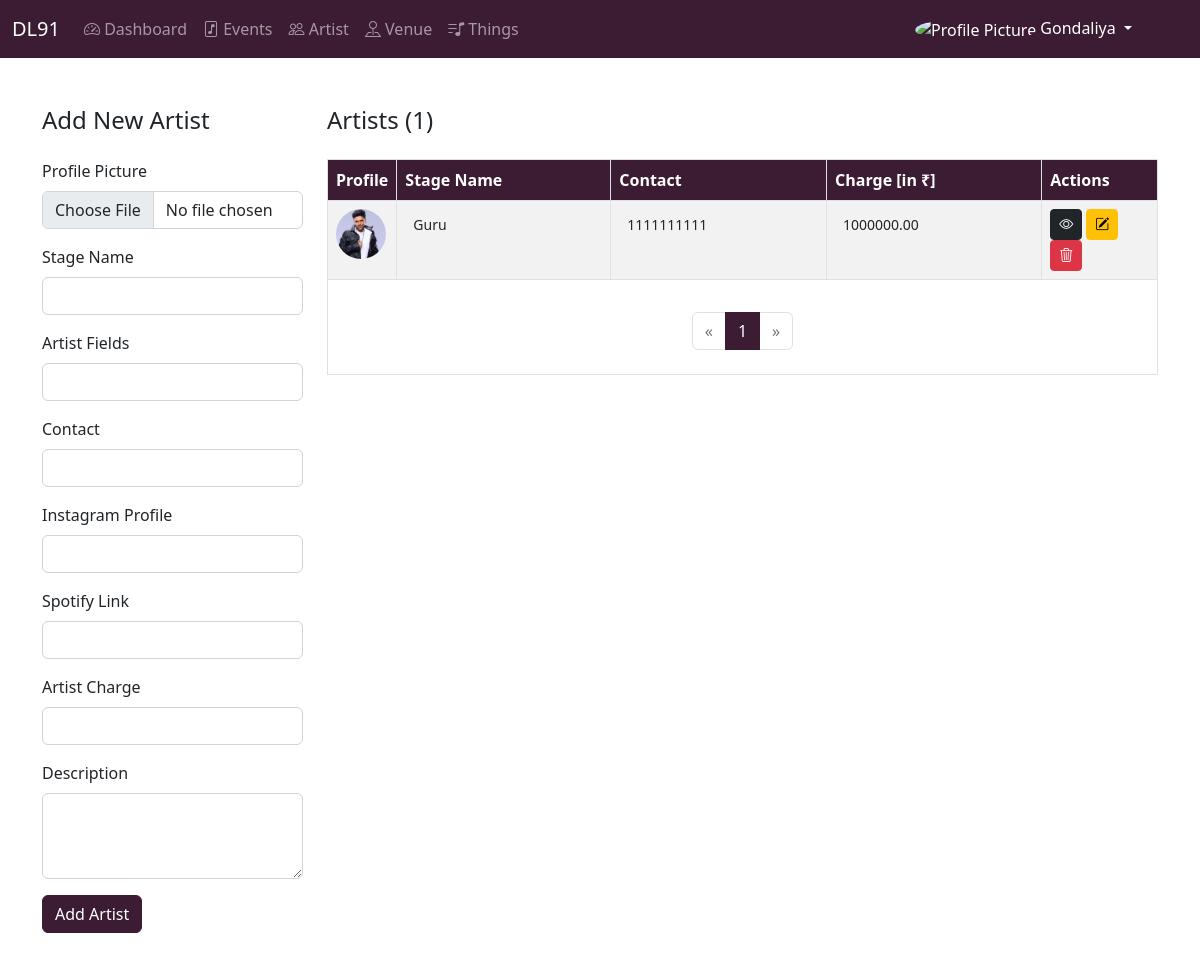
/artists/ (signed in), run on the app's committed database.
### apps/artist/models.py (models this page shows, shortened)
class Artist(BaseClass):
    manager = models.ForeignKey(Manager, on_delete=models.CASCADE)
    profile_picture = models.ImageField(upload_to='artist_profile_pictures/')
    stage_name = models.CharField(max_length=200)
    artist_fields = models.CharField(max_length=200)
    contact = models.CharField(max_length=20)
    instagram_profile = models.URLField(max_length=200)
    spotify_link = models.URLField(max_length=200)
    artist_charge = models.DecimalField(max_digits=10, decimal_places=2)
    description = models.TextField()

### apps/dashboard/views.py (the view, shortened to what this page needs)
# urls.py: path('artists/', DashboardViews.artists, name='artists'),
    @login_required
    def artists(request):
        artists = Artist.objects.filter(manager_id=request.session['manager_id']).order_by('-created_at')
        total_artist = artists.count()
        paginator = Paginator(artists, 5)  # 5 artists per page
        page_number = request.GET.get('page', 1)
        try:
            artists = paginator.page(page_number)
        except Exception as e:
            messages.error(request, f"Error: {str(e)}")
            artists = paginator.page(1)
        context = {
            'artists': artists,
            'total_artist': total_artist
        }
        return render(request, 'dashboard/artists.html', context)

### apps/dashboard/views.py (called while the page is built)
def login_required(view_func):
    @wraps(view_func)
    def wrapper(request, *args, **kwargs):
        if 'manager_id' in request.session:
            return view_func(request, *args, **kwargs)
        else:
            messages.error(request, 'You are not logged in. Please log in to access the dashboard.')
            return redirect('login')
    return wrapper

### apps/dashboard/templates/dashboard/artists.html (shortened to what this page needs)
{% extends 'dashboard/base.html' %} {% load static %}  {% block body %}
<div class="container my-5">
  <div class="row">
    <div class="col-md-3">
      <h4 class="mb-4">Add New Artist</h4>
      <form
        action="{% url 'artists' %}"
        method="post"
        enctype="multipart/form-data"
      >
        <div class="mb-3">
          <label for="profile_picture" class="form-label"
            >Profile Picture</label
          >
          <input
            type="file"
            class="form-control"
            id="profile_picture"
            name="profile_picture"
          />
        </div>
        <div class="mb-3">
          <label for="stage_name" class="form-label">Stage Name</label>
          <input
            type="text"
            class="form-control"
            id="stage_name"
            name="stage_name"
          />
        </div>
        <div class="mb-3">
          <label for="artist_fields" class="form-label">Artist Fields</label>
          <input
            type="text"
            class="form-control"
            id="artist_fields"
            name="artist_fields"
          />
        </div>
        <div class="mb-3">
          <label for="contact" class="form-label">Contact</label>
          <input type="text" class="form-control" id="contact" name="contact" />
        </div>
        <div class="mb-3">
          <label for="instagram_profile" class="form-label"
            >Instagram Profile</label
          >
          <input
            type="url"
            class="form-control"
            id="instagram_profile"
            name="instagram_profile_link"
          />
        </div>
        <div class="mb-3">
          <label for="spotify_link" class="form-label">Spotify Link</label>
          <input
            type="url"
            class="form-control"
            id="spotify_link"
            name="spotify_link"
          />
        </div>
        <div class="mb-3">
          <label for="artist_charge" class="form-label">Artist Charge</label>
          <input
            type="number"
            step="0.01"
            class="form-control"
            id="artist_charge"
            name="artist_charge"
          />
        </div>
        <div class="mb-3">
          <label for="description" class="form-label">Description</label>
          <textarea
            class="form-control"
            id="description"
            name="description"
            rows="3"
          ></textarea>
        </div>
        <button type="submit" class="btn btn-primary">Add Artist</button>
      </form>
    </div>
    <div class="col-md-9">
      <h4 class="mb-4">Artists ({{total_artist}})</h4>
      <table class="table table-bordered table-striped">
        <thead class="DL91_BG">
          <tr>
            <th>Profile</th>
            <th>Stage Name</th>
            <th>Contact</th>
            <th>Charge [in ₹]</th>
            <th>Actions</th>
          </tr>
        </thead>
        <tbody>
          {% if artists %} {% for artist in artists %}
          <tr>
            <form
              action="{% url 'edit_artist' artist_id=artist.dl91_id %}"
              method="post"
              enctype="multipart/form-data"
            >
              <td>
                <img
                  id="profile-preview-{{ artist.dl91_id }}"
                  src="{{ artist.profile_picture.url }}"
                  alt="Profile Picture"
                  class="profile-pic"
                />
              </td>
              <td>
                <input
                  type="text"
                  name="stage_name"
                  id="stage_name"
                  value="{{ artist.stage_name|title }}"
                  class="form-control form-control-sm show_data"
                />
              </td>
              <td>
                <input
                  type="text"
                  name="contact"
                  id="contact"
                  value="{{ artist.contact }}"
                  class="form-control form-control-sm show_data"
                />
              </td>
              <td>
                <input
                  type="number"
                  name="artist_charge"
                  id="artist_charge"
                  value="{{ artist.artist_charge }}"
                  class="form-control form-control-sm show_data"
                />
              </td>
              <td>
                <a
                  href="{% url 'view_artist' artist_id=artist.dl91_id %}"
                  class="btn btn-sm btn-dark"
                  ><i class="bi bi-eye"></i></a>
                <button type="submit" class="btn btn-sm btn-warning">
                  <i class="bi bi-pencil-square"></i>
                </button>
                <a
                  href="{% url 'delete_artist' artist_id=artist.dl91_id %}"
                  class="btn btn-sm btn-danger"
                  ><i class="bi bi-trash3"></i
                ></a>
              </td>
            </form>
          </tr>
          {% endfor %} {% else %}
          <tr>
            <td colspan="6" class="text-center">No artists found.</td>
          </tr>
          {% endif %}
        </tbody>
        <tfoot>
              <tr>
                <td colspan="6" class="text-center">
                  <div class="d-flex justify-content-center mt-4">
                    <nav aria-label="Page navigation">
                      <ul class="pagination">
                        {% if artists.has_previous %}
                        <li class="page-item">
                          <a
                            class="page-link"
                            href="?page={{ artists.previous_page_number }}"
                            aria-label="Previous"
                          >
                            <span aria-hidden="true">&laquo;</span>
                          </a>
                        </li>
                        {% else %}
                        <li class="page-item disabled">
                          <span class="page-link">&laquo;</span>
                        </li>
                        {% endif %} {% for page_num in artists.paginator.page_range %}
                        <li
                          class="page-item {% if page_num == artists.number %}active{% endif %}"
                        >
                          <a class="page-link" href="?page={{ page_num }}"
                            >{{ page_num }}</a
                          >
                        </li>
                        {% endfor %} {% if artists.has_next %}
                        <li class="page-item">
                          <a
                            class="page-link"
                            href="?page={{ artists.next_page_number }}"
                            aria-label="Next"
                          >
                            <span aria-hidden="true">&raquo;</span>
                          </a>
                        </li>
                        {% else %}
                        <li class="page-item disabled">
                          <span class="page-link">&raquo;</span>
                        </li>
                        {% endif %}
                      </ul>
                    </nav>
                  </div>
                </td>
              </tr>
        </tfoot>
      </table>
    </div>
  </div>
</div>
{% endblock %}

### apps/dashboard/templates/dashboard/artists.html (style rules this page uses)
.show_data { background-color: transparent; border: none; }
.profile-pic { width: 50px; height: 50px; object-fit: cover; border-radius: 50%; cursor: pointer; }

### apps/dashboard/templates/dashboard/base.html (style rules this page uses)
:root { --black: #1a1a1d; --white: #ffffff; --darkWine: #3b1c32; --lightWine: #6a1e55; --skyWine: #a64d79; }
.DL91_BG { background-color: var(--darkWine); color: var(--white); }

### data on the page
Artist: profile_picture (picture), stage_name "Guru", contact "1111111111", artist_charge "1000000.00"

### other printed values
{{ request.session.manager_name|title }} "Gondaliya"
{{ total_artist }} "1"
{{ page_num }} "1"
